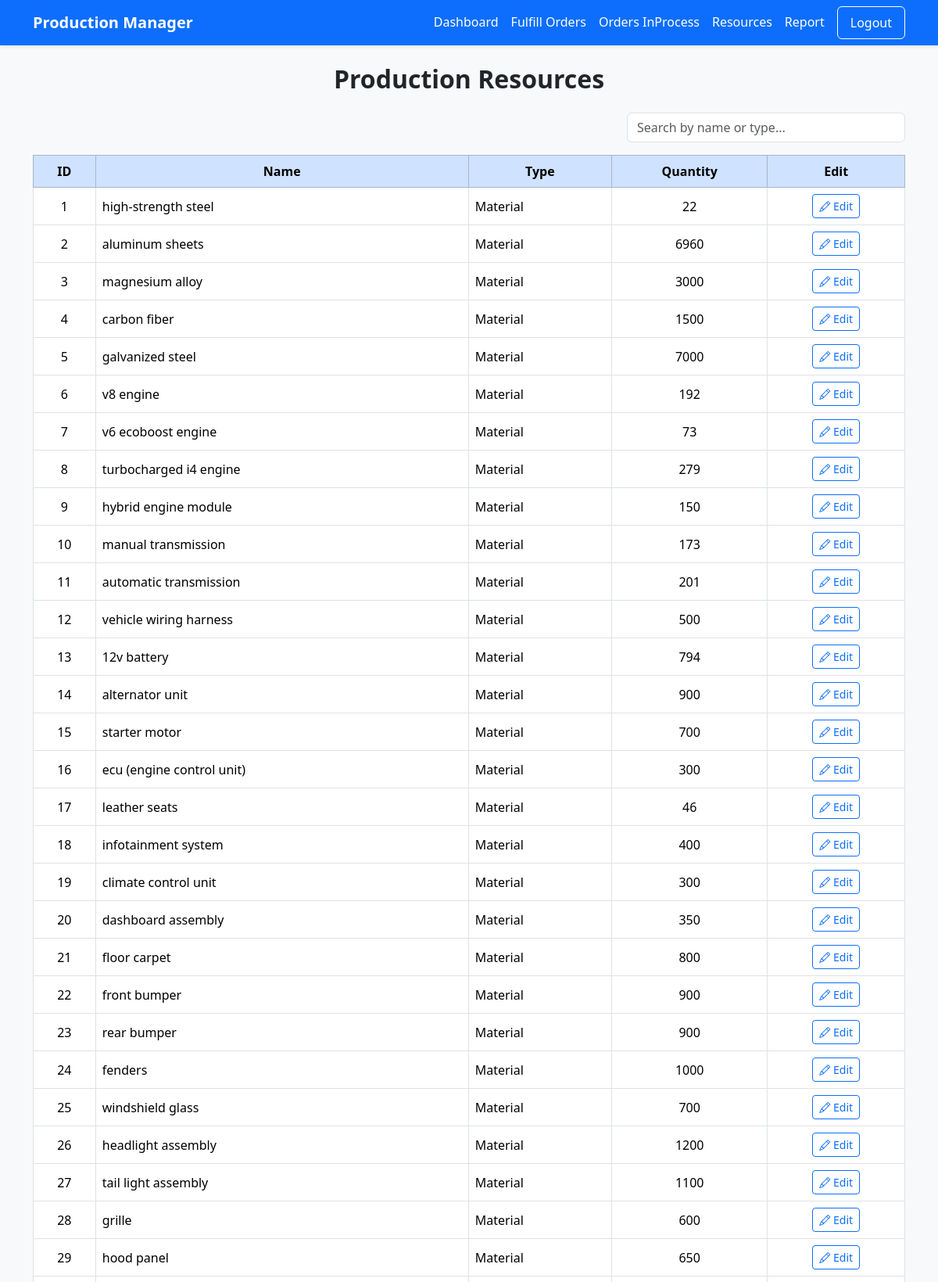
Screenshot of /production/resources (signed in, upper part) with the database file from the repository.
### app/models.py (models this page shows)
class Resource(db.Model):
    id = db.Column(db.Integer, primary_key=True)
    name = db.Column(db.String(100), nullable=False)
    type = db.Column(db.String(50), nullable=False)  # e.g., 'Material', 'Machine', 'Staff'
    quantity = db.Column(db.Integer, nullable=False, default=0)

### app/routes.py (the view)
@app.route('/production/resources')
@login_required
def production_resources():
    resources = Resource.query.all()
    return render_template("production/resources.html", resources=resources)

### app/routes.py (called while the page is built)
@app.after_request
def add_no_cache_headers(response):
    response.headers["Cache-Control"] = "no-store, no-cache, must-revalidate, post-check=0, pre-check=0, max-age=0"
    response.headers["Pragma"] = "no-cache"
    response.headers["Expires"] = "-1"
    return response

### app/utils.py (called while the page is built)
@login_manager.user_loader
def load_user(user_id):
    return User.query.get(int(user_id))

### templates/production/resources.html (shortened to what this page needs)
{% extends "production/base.html" %}
{% block content %}
<div class="container mt-4">
    <h2 class="mb-4 fw-bold text-center">Production Resources</h2>
    <div class="row mb-3 justify-content-end">
        <div class="col-md-4">
            <input type="text" id="searchBox" class="form-control" placeholder="Search by name or type...">
        </div>
    </div>
    <div class="table-responsive">
        <table class="table table-bordered table-hover align-middle shadow-sm" id="resourcesTable">
            <thead class="table-primary">
                <tr class="text-center">
                    <th>ID</th>
                    <th>Name</th>
                    <th>Type</th>
                    <th>Quantity</th>
                    <th>Edit</th>
                </tr>
            </thead>
            <tbody>
                {% for res in resources %}
                <tr>
                    <td class="text-center">{{ res.id }}</td>
                    <td>{{ res.name }}</td>
                    <td>{{ res.type }}</td>
                    <td class="text-center" id="qty-{{ res.id }}">{{ res.quantity }}</td>
                    <td class="text-center">
                        <button class="btn btn-sm btn-outline-primary edit-btn"
                                data-id="{{ res.id }}"
                                data-name="{{ res.name }}"
                                data-qty="{{ res.quantity }}">
                            <i class="bi bi-pencil"></i> Edit
                        </button>
                    </td>
                </tr>
                {% endfor %}
            </tbody>
        </table>
    </div>
</div>
<link rel="stylesheet" href="https://cdn.jsdelivr.net/npm/bootstrap-icons@1.11.3/font/bootstrap-icons.min.css">
{% endblock %}

### rows the page displays
Resource: id "1", name "high-strength steel", type "Material", quantity "22"
Resource: id "2", name "aluminum sheets", type "Material", quantity "6960"
Resource: id "3", name "magnesium alloy", type "Material", quantity "3000"
Resource: id "4", name "carbon fiber", type "Material", quantity "1500"
Resource: id "5", name "galvanized steel", type "Material", quantity "7000"
Resource: id "6", name "v8 engine", type "Material", quantity "192"
Resource: id "7", name "v6 ecoboost engine", type "Material", quantity "73"
Resource: id "8", name "turbocharged i4 engine", type "Material", quantity "279"
Resource: id "9", name "hybrid engine module", type "Material", quantity "150"
Resource: id "10", name "manual transmission", type "Material", quantity "173"
Resource: id "11", name "automatic transmission", type "Material", quantity "201"
Resource: id "12", name "vehicle wiring harness", type "Material", quantity "500"
Resource: id "13", name "12v battery", type "Material", quantity "794"
Resource: id "14", name "alternator unit", type "Material", quantity "900"
Resource: id "15", name "starter motor", type "Material", quantity "700"
Resource: id "16", name "ecu (engine control unit)", type "Material", quantity "300"
Resource: id "17", name "leather seats", type "Material", quantity "46"
Resource: id "18", name "infotainment system", type "Material", quantity "400"
Resource: id "19", name "climate control unit", type "Material", quantity "300"
Resource: id "20", name "dashboard assembly", type "Material", quantity "350"
Resource: id "21", name "floor carpet", type "Material", quantity "800"
Resource: id "22", name "front bumper", type "Material", quantity "900"
Resource: id "23", name "rear bumper", type "Material", quantity "900"
Resource: id "24", name "fenders", type "Material", quantity "1000"
Resource: id "25", name "windshield glass", type "Material", quantity "700"
Resource: id "26", name "headlight assembly", type "Material", quantity "1200"
Resource: id "27", name "tail light assembly", type "Material", quantity "1100"
Resource: id "28", name "grille", type "Material", quantity "600"
Resource: id "29", name "hood panel", type "Material", quantity "650"
